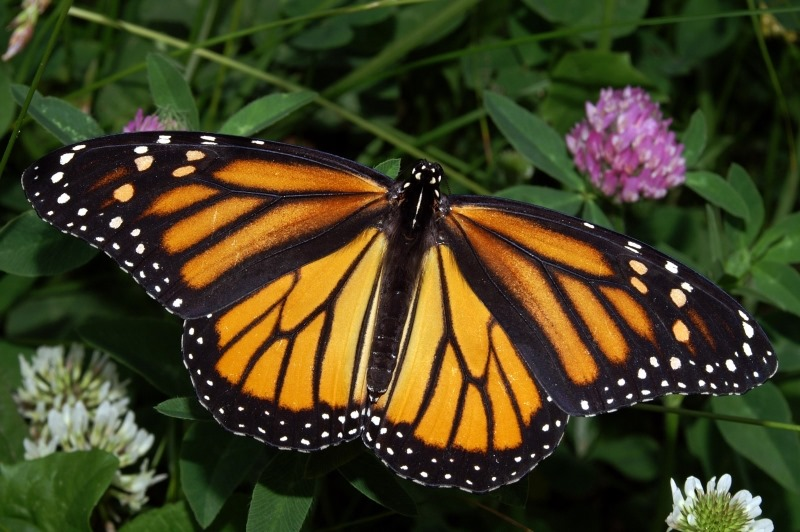
#> input picture Homework 2/image_original.jpg, 800 x 532 px
$ python main.py
#> lines starting #> are read from the running program, lines starting #| are printed output that depends on the picture
import cv2
import matplotlib.pyplot as plt
import matplotlib as mpl
import numpy as np


kernels = np.array([
    [[0, 0, 0], [0, 1, 0], [0, 0, 0]],
    [[1, 1, 0], [1, 0, -1], [0, -1, -1]],
    [[1, 1, 1], [0, 0, 0], [-1, -1, -1]],
    [[0, 1, 1], [-1, 0, 1], [-1, -1, 0]],
    [[1, 0, -1], [1, 0, -1], [1, 0, -1]],
    [[-1, 0, 1], [-1, 0, 1], [-1, 0, 1]],
    [[0, -1, -1], [1, 0, -1], [1, 1, 0]],
    [[-1, -1, -1], [0, 0, 0], [1, 1, 1]],
    [[-1, -1, 0], [-1, 0, 1], [0, 1, 1]]
])
names = ["Identity", "North West", "North", "North East", "West", "East", "South West", "South", "South East"]
image = cv2.imread("image_original.jpg")
#> image is the input picture: shape (532, 800, 3); mean B, G, R 33, 63.4, 66.8

fig, axs = plt.subplots(3, 3, figsize=(10, 10))
filtered = []
for i, kernel in enumerate(kernels):

    image = cv2.filter2D(cv2.imread("image_original.jpg"), -1, kernel)
    if i!= 0:
        filtered.append(image)
    axs[i // 3, i % 3].imshow(image)
    axs[i // 3, i % 3].set_title(names[i])
    axs[i // 3, i % 3].axis('off')
plt.savefig('compass_output.jpg', bbox_inches='tight')
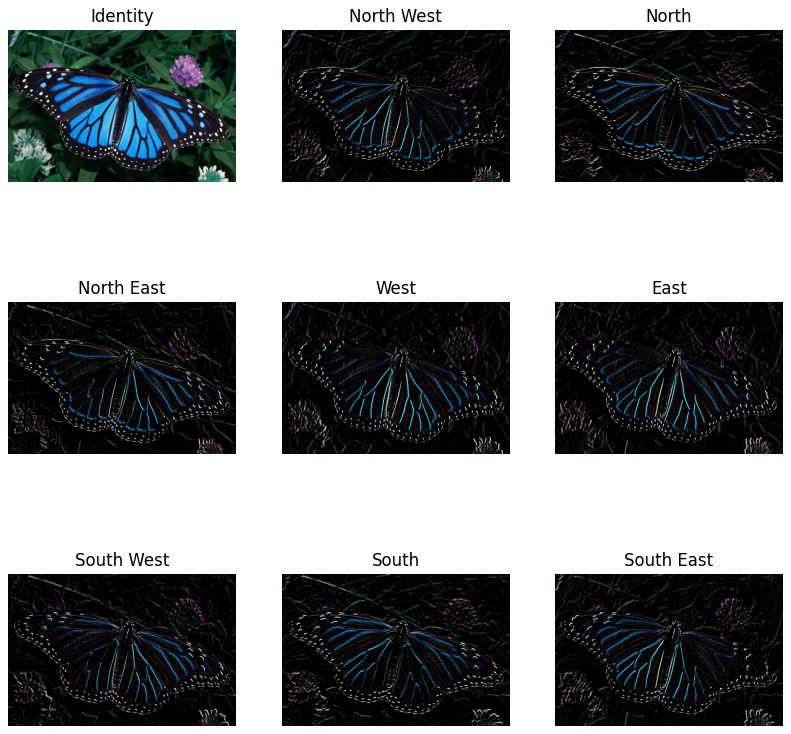
#> figure drawn by matplotlib, 9 panels; B, G, R data is drawn as R, G, B
fig.show()

# adding the combined filters
combined_filters = np.maximum.reduce(filtered)
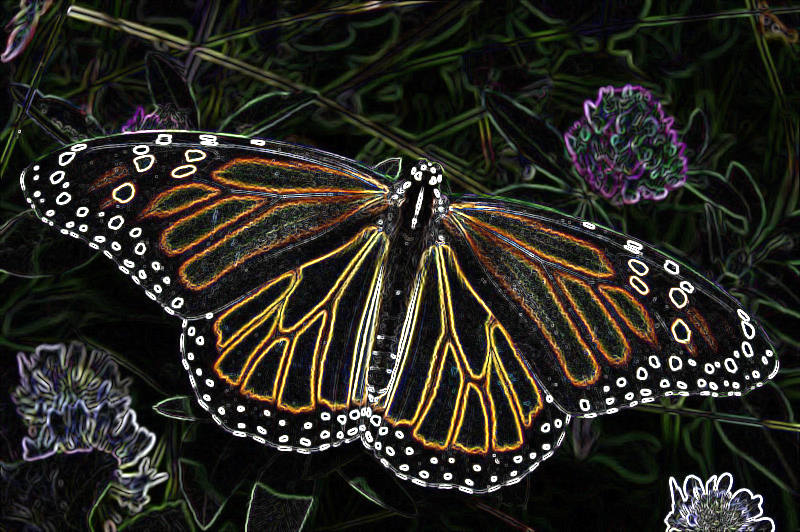
#> combined_filters: shape (532, 800, 3); mean of channels 0, 1, 2 33.3, 40, 41.8; drawn as B, G, R
fig, axs = plt.subplots(1, 2, figsize=(15, 8))
axs[0].imshow(cv2.imread("image_original.jpg"))
axs[0].set_title("Original")
axs[0].axis('off')
image = cv2.imread("image_original.jpg")
image = cv2.filter2D(image, -1, combined_filters)
#> image: shape (532, 800, 3); every value is 255
axs[1].imshow(combined_filters)
axs[1].set_title("Combined filters")
axs[1].axis('off')
plt.savefig('combined_output.jpg', bbox_inches='tight')
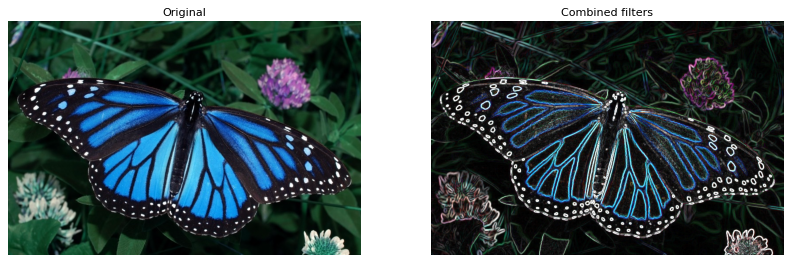
#> figure drawn by matplotlib, 2 panels; B, G, R data is drawn as R, G, B
fig.show()
